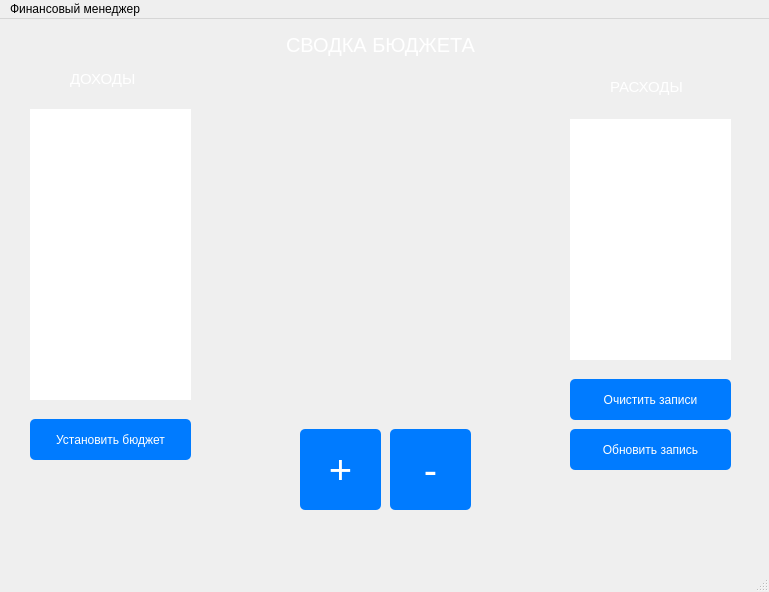
<?xml version="1.0" encoding="UTF-8"?>
<ui version="4.0">
 <class>MainWindow</class>
 <widget class="QMainWindow" name="MainWindow">
  <property name="enabled">
   <bool>true</bool>
  </property>
  <property name="geometry">
   <rect>
    <x>0</x>
    <y>0</y>
    <width>769</width>
    <height>592</height>
   </rect>
  </property>
  <property name="windowTitle">
   <string>Финансовый менеджер</string>
  </property>
  <property name="styleSheet">
   <string notr="true"/>
  </property>
  <widget class="QWidget" name="centralwidget">
   <widget class="QLabel" name="budgetSummaryLabel">
    <property name="geometry">
     <rect>
      <x>240</x>
      <y>10</y>
      <width>281</width>
      <height>31</height>
     </rect>
    </property>
    <property name="styleSheet">
     <string notr="true">font-size: 20px; color: white;</string>
    </property>
    <property name="text">
     <string>СВОДКА БЮДЖЕТА</string>
    </property>
    <property name="alignment">
     <set>Qt::AlignmentFlag::AlignCenter</set>
    </property>
   </widget>
   <widget class="QPushButton" name="addIncomeButton">
    <property name="geometry">
     <rect>
      <x>300</x>
      <y>410</y>
      <width>81</width>
      <height>81</height>
     </rect>
    </property>
    <property name="styleSheet">
     <string notr="true">QPushButton {
	font-size: 40px;
    background-color: #007BFF; /* Цвет фона кнопки */
    color: white; /* Цвет текста */
    border: none; /* Убираем границу */
    border-radius: 5px; /* Закругление углов */
    padding: 10px; /* Отступы внутри кнопки */
}

QPushButton::hover {
    background-color: #0056b3; /* Цвет фона при наведении */
}

QPushButton::pressed {
    background-color: #004494; /* Цвет фона при нажатии */
    padding-left: 12px; /* Увеличиваем отступы при нажатии */
    padding-top: 12px; /* Увеличиваем отступы при нажатии */
}

/* Эффект тени */
QPushButton::before {
    content: '';
    position: absolute;
    left: -4px; /* Смещение тени по оси X */
    top: -4px; /* Смещение тени по оси Y */
    width: 100%;
    height: 100%;
    border-radius: 10px; /* Закругление углов тени */
    background-color: rgba(0, 0, 0, 0.2); /* Цвет и прозрачность тени */
    z-index: -1; /* Положение под кнопкой */
}
</string>
    </property>
    <property name="text">
     <string>+</string>
    </property>
   </widget>
   <widget class="QPushButton" name="addExpenseButton">
    <property name="geometry">
     <rect>
      <x>390</x>
      <y>410</y>
      <width>81</width>
      <height>81</height>
     </rect>
    </property>
    <property name="styleSheet">
     <string notr="true">QPushButton {
	font-size: 40px;
    background-color: #007BFF; /* Цвет фона кнопки */
    color: white; /* Цвет текста */
    border: none; /* Убираем границу */
    border-radius: 5px; /* Закругление углов */
    padding: 10px; /* Отступы внутри кнопки */
}

QPushButton::hover {
    background-color: #0056b3; /* Цвет фона при наведении */
}

QPushButton::pressed {
    background-color: #004494; /* Цвет фона при нажатии */
    padding-left: 12px; /* Увеличиваем отступы при нажатии */
    padding-top: 12px; /* Увеличиваем отступы при нажатии */
}

/* Эффект тени */
QPushButton::before {
    content: '';
    position: absolute;
    left: -4px; /* Смещение тени по оси X */
    top: -4px; /* Смещение тени по оси Y */
    width: 100%;
    height: 100%;
    border-radius: 10px; /* Закругление углов тени */
    background-color: rgba(0, 0, 0, 0.2); /* Цвет и прозрачность тени */
    z-index: -1; /* Положение под кнопкой */
}</string>
    </property>
    <property name="text">
     <string>-</string>
    </property>
   </widget>
   <widget class="QLabel" name="expenseLabel">
    <property name="geometry">
     <rect>
      <x>610</x>
      <y>60</y>
      <width>81</width>
      <height>16</height>
     </rect>
    </property>
    <property name="styleSheet">
     <string notr="true">font-size: 15px; color: white;</string>
    </property>
    <property name="text">
     <string>РАСХОДЫ</string>
    </property>
   </widget>
   <widget class="QLabel" name="incomeLabel">
    <property name="geometry">
     <rect>
      <x>70</x>
      <y>50</y>
      <width>81</width>
      <height>20</height>
     </rect>
    </property>
    <property name="styleSheet">
     <string notr="true">font-size: 15px; color: white;</string>
    </property>
    <property name="text">
     <string>ДОХОДЫ</string>
    </property>
   </widget>
   <widget class="QListWidget" name="incomeListWidget">
    <property name="geometry">
     <rect>
      <x>30</x>
      <y>90</y>
      <width>161</width>
      <height>291</height>
     </rect>
    </property>
    <property name="styleSheet">
     <string notr="true">QListWidget {        /* Светло-серая граница */
    border-radius: 10px;            /* Закругление углов */
           /* Белый фон */
}

QListWidget::item {
    padding: 10px;                   /* Отступы внутри элементов */
}

QListWidget::item:selected {
    background: #007BFF;             /* Цвет фона выбранного элемента */
    color: white;                    /* Цвет текста выбранного элемента */
}</string>
    </property>
   </widget>
   <widget class="QListWidget" name="expenseListWidget">
    <property name="geometry">
     <rect>
      <x>570</x>
      <y>100</y>
      <width>161</width>
      <height>241</height>
     </rect>
    </property>
    <property name="styleSheet">
     <string notr="true">QListWidget {        /* Светло-серая граница */
    border-radius: 10px;            /* Закругление углов */
           /* Белый фон */
}

QListWidget::item {
    padding: 10px;                   /* Отступы внутри элементов */
}

QListWidget::item:selected {
    background: #007BFF;             /* Цвет фона выбранного элемента */
    color: white;                    /* Цвет текста выбранного элемента */
}</string>
    </property>
   </widget>
   <widget class="QPushButton" name="setTargetBudgetButton">
    <property name="geometry">
     <rect>
      <x>30</x>
      <y>400</y>
      <width>161</width>
      <height>41</height>
     </rect>
    </property>
    <property name="styleSheet">
     <string notr="true">QPushButton {
    background-color: #007BFF; /* Цвет фона кнопки */
    color: white; /* Цвет текста */
    border: none; /* Убираем границу */
    border-radius: 5px; /* Закругление углов */
    padding: 10px; /* Отступы внутри кнопки */
}

QPushButton::hover {
    background-color: #0056b3; /* Цвет фона при наведении */
}

QPushButton::pressed {
    background-color: #004494; /* Цвет фона при нажатии */
    padding-left: 12px; /* Увеличиваем отступы при нажатии */
    padding-top: 12px; /* Увеличиваем отступы при нажатии */
}

/* Эффект тени */
QPushButton::before {
    content: '';
    position: absolute;
    left: -4px; /* Смещение тени по оси X */
    top: -4px; /* Смещение тени по оси Y */
    width: 100%;
    height: 100%;
    border-radius: 10px; /* Закругление углов тени */
    background-color: rgba(0, 0, 0, 0.2); /* Цвет и прозрачность тени */
    z-index: -1; /* Положение под кнопкой */
}</string>
    </property>
    <property name="text">
     <string>Установить бюджет</string>
    </property>
   </widget>
   <widget class="QPushButton" name="clearButton">
    <property name="geometry">
     <rect>
      <x>570</x>
      <y>360</y>
      <width>161</width>
      <height>41</height>
     </rect>
    </property>
    <property name="styleSheet">
     <string notr="true">QPushButton {
    background-color: #007BFF; /* Цвет фона кнопки */
    color: white; /* Цвет текста */
    border: none; /* Убираем границу */
    border-radius: 5px; /* Закругление углов */
    padding: 10px; /* Отступы внутри кнопки */
}

QPushButton::hover {
    background-color: #0056b3; /* Цвет фона при наведении */
}

QPushButton::pressed {
    background-color: #004494; /* Цвет фона при нажатии */
    padding-left: 12px; /* Увеличиваем отступы при нажатии */
    padding-top: 12px; /* Увеличиваем отступы при нажатии */
}

/* Эффект тени */
QPushButton::before {
    content: '';
    position: absolute;
    left: -4px; /* Смещение тени по оси X */
    top: -4px; /* Смещение тени по оси Y */
    width: 100%;
    height: 100%;
    border-radius: 10px; /* Закругление углов тени */
    background-color: rgba(0, 0, 0, 0.2); /* Цвет и прозрачность тени */
    z-index: -1; /* Положение под кнопкой */
}</string>
    </property>
    <property name="text">
     <string>Очистить записи</string>
    </property>
   </widget>
   <widget class="QPushButton" name="updateRecordButton">
    <property name="geometry">
     <rect>
      <x>570</x>
      <y>410</y>
      <width>161</width>
      <height>41</height>
     </rect>
    </property>
    <property name="styleSheet">
     <string notr="true">QPushButton {
    background-color: #007BFF; /* Цвет фона кнопки */
    color: white; /* Цвет текста */
    border: none; /* Убираем границу */
    border-radius: 5px; /* Закругление углов */
    padding: 10px; /* Отступы внутри кнопки */
}

QPushButton::hover {
    background-color: #0056b3; /* Цвет фона при наведении */
}

QPushButton::pressed {
    background-color: #004494; /* Цвет фона при нажатии */
    padding-left: 12px; /* Увеличиваем отступы при нажатии */
    padding-top: 12px; /* Увеличиваем отступы при нажатии */
}

/* Эффект тени */
QPushButton::before {
    content: '';
    position: absolute;
    left: -4px; /* Смещение тени по оси X */
    top: -4px; /* Смещение тени по оси Y */
    width: 100%;
    height: 100%;
    border-radius: 10px; /* Закругление углов тени */
    background-color: rgba(0, 0, 0, 0.2); /* Цвет и прозрачность тени */
    z-index: -1; /* Положение под кнопкой */
}</string>
    </property>
    <property name="text">
     <string>Обновить запись</string>
    </property>
   </widget>
   <widget class="QWidget" name="verticalLayoutWidget">
    <property name="geometry">
     <rect>
      <x>190</x>
      <y>120</y>
      <width>391</width>
      <height>331</height>
     </rect>
    </property>
    <layout class="QVBoxLayout" name="chartLayout"/>
   </widget>
  </widget>
  <widget class="QMenuBar" name="menubar">
   <property name="geometry">
    <rect>
     <x>0</x>
     <y>0</y>
     <width>769</width>
     <height>37</height>
    </rect>
   </property>
   <widget class="QMenu" name="menu">
    <property name="title">
     <string>Финансовый менеджер</string>
    </property>
   </widget>
   <addaction name="menu"/>
  </widget>
  <widget class="QStatusBar" name="statusbar"/>
 </widget>
 <resources/>
 <connections/>
</ui>
